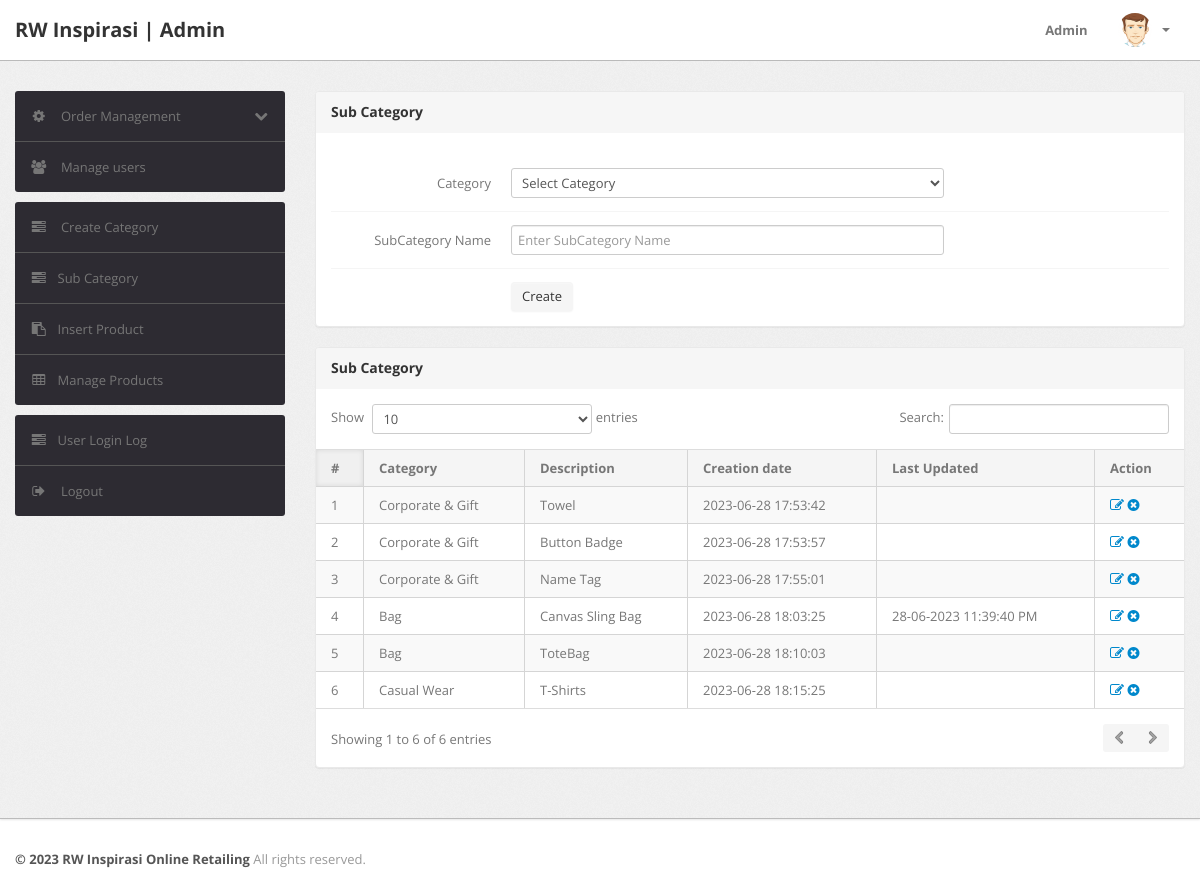
Page /admin/subcategory.php (signed in) on the committed database.
### tables this page shows
CREATE TABLE `subcategory` (
  `id` int(11) NOT NULL,
  `categoryid` int(11) DEFAULT NULL,
  `subcategory` varchar(255) DEFAULT NULL,
  `creationDate` timestamp NULL DEFAULT CURRENT_TIMESTAMP,
  `updationDate` varchar(255) DEFAULT NULL
);

CREATE TABLE `category` (
  `id` int(11) NOT NULL,
  `categoryName` varchar(255) DEFAULT NULL,
  `categoryDescription` longtext,
  `creationDate` timestamp NOT NULL DEFAULT CURRENT_TIMESTAMP,
  `updationDate` varchar(255) DEFAULT NULL
);

### admin/subcategory.php (the view, shortened to what this page needs)
<?php
include('include/config.php');
if(strlen($_SESSION['alogin'])==0)
	{
header('location:index.php');
}
else{
?>
<!DOCTYPE html>
<html lang="en">
<head>
	<link type="text/css" href="bootstrap/css/bootstrap.min.css" rel="stylesheet">
	<link type="text/css" href="bootstrap/css/bootstrap-responsive.min.css" rel="stylesheet">
	<link type="text/css" href="css/theme.css" rel="stylesheet">
	<link type="text/css" href="images/icons/css/font-awesome.css" rel="stylesheet">
</head>
<body>
<?php include('include/header.php');?>
	<div class="wrapper">
		<div class="container">
			<div class="row">
<?php include('include/sidebar.php');?>
			<div class="span9">
					<div class="content">
						<div class="module">
							<div class="module-head">
								<h3>Sub Category</h3>
							</div>
							<div class="module-body">
									<br />
			<form class="form-horizontal row-fluid" name="subcategory" method="post" >
<div class="control-group">
<label class="control-label" for="basicinput">Category</label>
<div class="controls">
<select name="category" class="span8 tip" required>
<option value="">Select Category</option>
</select>
</div>
</div>
<div class="control-group">
<label class="control-label" for="basicinput">SubCategory Name</label>
<div class="controls">
<input type="text" placeholder="Enter SubCategory Name"  name="subcategory" class="span8 tip" required>
</div>
</div>
	<div class="control-group">
											<div class="controls">
												<button type="submit" name="submit" class="btn">Create</button>
											</div>
										</div>
									</form>
							</div>
						</div>
	<div class="module">
							<div class="module-head">
								<h3>Sub Category</h3>
							</div>
							<div class="module-body table">
								<table cellpadding="0" cellspacing="0" border="0" class="datatable-1 table table-bordered table-striped	 display" width="100%">
									<thead>
										<tr>
											<th>#</th>
											<th>Category</th>
											<th>Description</th>
											<th>Creation date</th>
											<th>Last Updated</th>
											<th>Action</th>
										</tr>
									</thead>
									<tbody>
<?php $query=mysqli_query($con,"select subcategory.id,category.categoryName,subcategory.subcategory,subcategory.creationDate,subcategory.updationDate from subcategory join category on category.id=subcategory.categoryid");
$cnt=1;
while($row=mysqli_fetch_array($query))
{
?>
										<tr>
											<td><?php echo htmlentities($cnt);?></td>
											<td><?php echo htmlentities($row['categoryName']);?></td>
											<td><?php echo htmlentities($row['subcategory']);?></td>
											<td> <?php echo htmlentities($row['creationDate']);?></td>
											<td><?php echo htmlentities($row['updationDate']);?></td>
											<td>
											<a href="edit-subcategory.php?id=<?php echo $row['id']?>" ><i class="icon-edit"></i></a>
											<a href="subcategory.php?id=<?php echo $row['id']?>&del=delete" onClick="return confirm('Are you sure you want to delete?')"><i class="icon-remove-sign"></i></a></td>
										</tr>
										<?php $cnt=$cnt+1; } ?>
								</table>
							</div>
						</div>
					</div>
				</div>
			</div>
		</div>
	</div>
<?php include('include/footer.php');?>
</body>
<?php } ?>

### admin/include/header.php (shortened to what this page needs)
<div class="navbar navbar-fixed-top">
		<div class="navbar-inner">
			<div class="container">
			  	<a class="brand" href="index.html">
			  		RW Inspirasi | Admin
			  	</a>
				<div class="nav-collapse collapse navbar-inverse-collapse">
					<ul class="nav pull-right">
						<li><a href="#">
							Admin
						</a></li>
						<li class="nav-user dropdown">
							<a href="#" class="dropdown-toggle" data-toggle="dropdown">
								<img src="images/user.png" class="nav-avatar" />
								<b class="caret"></b>
							</a>
						</li>
					</ul>
				</div>
			</div>
		</div>
	</div>

### admin/include/sidebar.php (shortened to what this page needs)
<div class="span3">
					<div class="sidebar">
<ul class="widget widget-menu unstyled">
							<li>
								<a class="collapsed" data-toggle="collapse" href="#togglePages">
									<i class="menu-icon icon-cog"></i>
									<i class="icon-chevron-down pull-right"></i><i class="icon-chevron-up pull-right"></i>
									Order Management
								</a>
							</li>
							<li>
								<a href="manage-users.php">
									<i class="menu-icon icon-group"></i>
									Manage users
								</a>
							</li>
						</ul>
						<ul class="widget widget-menu unstyled">
                                <li><a href="category.php"><i class="menu-icon icon-tasks"></i> Create Category </a></li>
                                <li><a href="subcategory.php"><i class="menu-icon icon-tasks"></i>Sub Category </a></li>
                                <li><a href="insert-product.php"><i class="menu-icon icon-paste"></i>Insert Product </a></li>
                                <li><a href="manage-products.php"><i class="menu-icon icon-table"></i>Manage Products </a></li>
                            </ul>
						<ul class="widget widget-menu unstyled">
							<li><a href="user-logs.php"><i class="menu-icon icon-tasks"></i>User Login Log </a></li>
							<li>
								<a href="logout.php">
									<i class="menu-icon icon-signout"></i>
									Logout
								</a>
							</li>
						</ul>
					</div>
				</div>

### admin/include/footer.php
<div class="footer">
	<div class="container">
		<b class="copyright">&copy; 2023 RW Inspirasi Online Retailing </b> All rights reserved.
	</div>
</div>

### rows in the picture
subcategory: categoryid.categoryName "Corporate & Gift", subcategory "Towel", creationDate "2023-06-28 17:53:42"
subcategory: categoryid.categoryName "Corporate & Gift", subcategory "Button Badge", creationDate "2023-06-28 17:53:57"
subcategory: categoryid.categoryName "Corporate & Gift", subcategory "Name Tag", creationDate "2023-06-28 17:55:01"
subcategory: categoryid.categoryName "Bag", subcategory "Canvas Sling Bag", creationDate "2023-06-28 18:03:25", updationDate "28-06-2023 11:39:40 PM"
subcategory: categoryid.categoryName "Bag", subcategory "ToteBag", creationDate "2023-06-28 18:10:03"
subcategory: categoryid.categoryName "Casual Wear", subcategory "T-Shirts", creationDate "2023-06-28 18:15:25"
